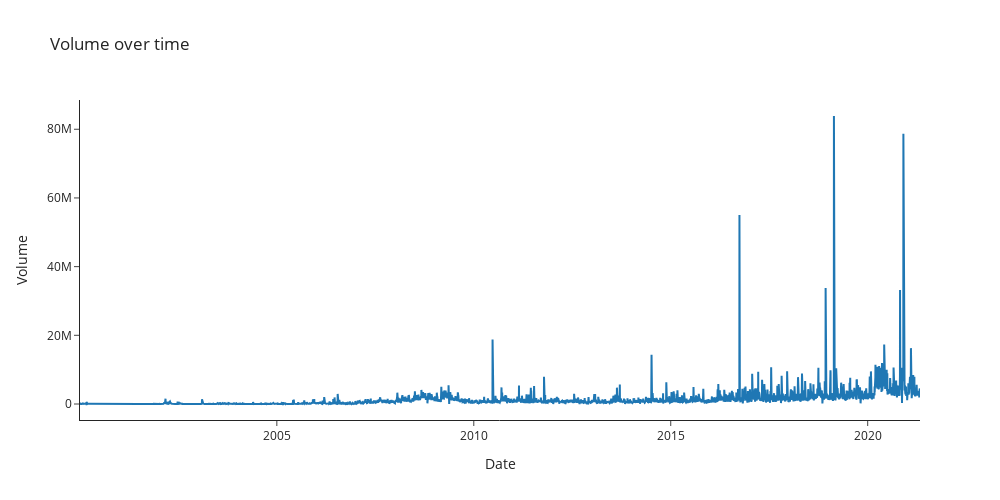

Notebook source saved alongside this figure:
### Markdown cell above
## Volume over time

### Code cell
fig = go.Figure([go.Scatter(x=df.index, y=df['Volume'])])
fig.update_layout(
    autosize=False,
    width = 1000,
    height = 500,
    template = 'simple_white',
    title='Volume over time'
)
fig.update_xaxes(title='Date')
fig.update_yaxes(title='Volume')
fig.show()

### Figure 1 — Plotly figure (JSON) as saved in the notebook; plotly's stock layout.template omitted (floating-point values rounded to 4 significant figures; data arrays with more than 128 entries replaced by an {"elided": "..."} marker saying what was removed)
{"data": [{"type": "scatter", "x": {"elided": "4985 str values"}, "y": {"elided": "4985 int values"}}], "layout": {"autosize": false, "height": 500, "title": {"text": "Volume over time"}, "width": 1000, "xaxis": {"title": {"text": "Date"}}, "yaxis": {"title": {"text": "Volume"}}}}
